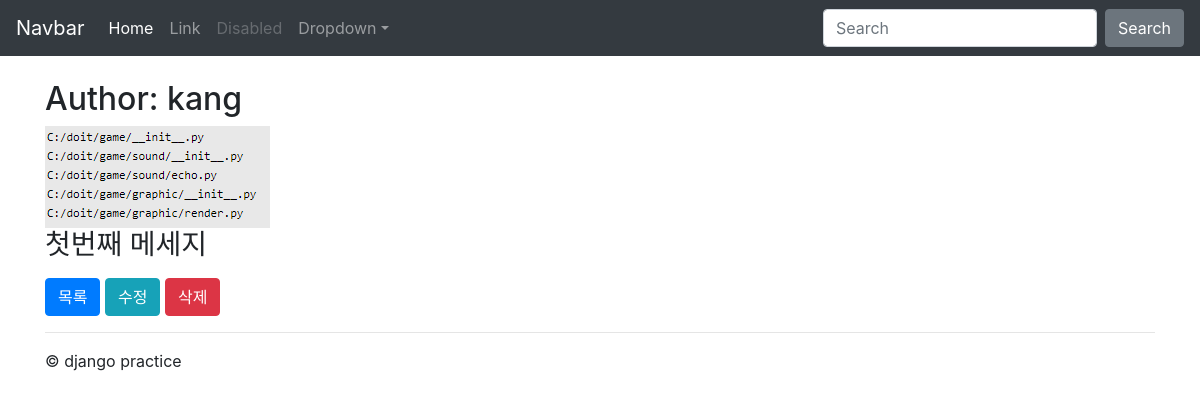
The app's page /instagram/104/ (signed in) with its own data.
### instagram/models.py (models this page shows, shortened)
class Post(models.Model):
    author = models.ForeignKey(settings.AUTH_USER_MODEL, on_delete=models.CASCADE)
    message = models.TextField(validators=[MinLengthValidator(10)])
    photo = models.ImageField(blank=True, upload_to="instagram/post/%Y/%m/%d")
    tag_set = models.ManyToManyField('Tag', blank=True)
    is_public = models.BooleanField(default=False, verbose_name='공개여부')
    created_at = models.DateTimeField(auto_now_add=True)
    updated_at = models.DateTimeField(auto_now=True)
    models.OneToOneField
    class Meta:
        ordering = ['-id']

### instagram/views.py (the view)
# urls.py: path('<int:pk>/', views.PostDetailView.as_view(), name="post_detail"),
class PostDetailView(DetailView):
    model = Post
    def get_queryset(self):
        qs = super().get_queryset()
        if not self.request.user.is_authenticated:
            qs = qs.filter(is_public=True)
        return qs

### instagram/templates/instagram/post_detail.html (shortened to what this page needs)
{% extends "instagram/layout.html" %}
{% load static %}
{% block content %}
<h2>Author: {{ post.author }}</h2>
{% if post.photo %}
<img src="{{ post.photo.url }}"/>
{% endif %}
<h3>{{ post.message|linebreaks }}</h3>
<a href="{% url 'instagram:post_list' %}" class="btn btn-primary">목록</a>
<a href="{% url 'instagram:post_edit' post.id %}" class="btn btn-info">수정</a>
<a href="{% url 'instagram:post_delete' post.id %}" class="btn btn-danger">삭제</a>
{% endblock content %}

### instagram/templates/instagram/layout.html (style rules this page uses)
body { padding-top: 5rem; padding-bottom: 5rem; }

### records on screen
Post: author "kang", photo (picture), message "첫번째 메세지"
